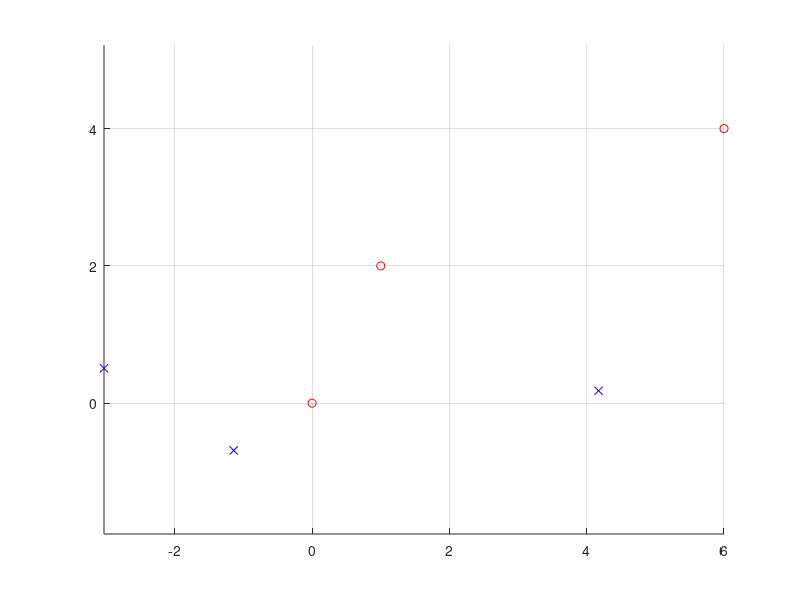

Source code (MATLAB): (Note: this script raises an error after producing the figure.)
clear all;
clc;
close all;
%%
N_0 = [0;0];
N_1 = [6;4];
N_2 = [1;2];
% N_3 = [2;5];
% N_4 = [3;1];

N = [N_0, N_1, N_2];

%% Build the symmetric squared Euclidean distance matrix
D = zeros(size(N,2), size(N,2));
for i = 1:size(N,2)
    for j = 1:size(N,2)
        D(i,j) = norm(N(:,i) - N(:,j))^2;
    end
end
%rank of G
%% Compute the Gram matrix
% The Gram matrix is defined as G = -1/2 * H * D * H
% where H = I - 1/n * 1 * 1^T
n = size(D,1);
H = eye(n) - 1/n * ones(n,n);
G = -1/2 * H * D * H;

%% Compute the eigenvalues and eigenvectors of the Gram matrix
[U, V] = eig(G);
rank(G)
% extract the eigenvectors corresponding to the eigenvalues different from 0
U = U(:,diag(V) > 1e-6);
V = V(diag(V) > 1e-6, diag(V) > 1e-6);
U 
V

P = (U * sqrt(V))'

%% Plot the points contained in the matrix N and in the matrix P
figure;
hold on;
plot(N(1,:), N(2,:), 'ro');
plot(P(1,:), P(2,:), 'bx');
hold off;
axis equal;
grid on;

%% WhereAreYou 
% Given node 0 to be the reference node, so the only node that is moving. Ve define the new node position at time t and t+1
N_0_k = [0;0];
t_k = [-1;1];
N_0_k1 = N_0_k + t_k;
t_k1 = [-1;-1];
N_0_k2 = N_0_k1 + t_k1;

% Define the new matrix N_k, N_k1 and N_k2
N_k = [N_0_k, N_1, N_2];
N_k1 = [N_0_k1, N_1, N_2];
N_k2 = [N_0_k2, N_1, N_2];



% Compute the distance matrix for the new matrices
D_k = zeros(size(N_k,2), size(N_k,2));
D_k1 = zeros(size(N_k1,2), size(N_k1,2));
D_k2 = zeros(size(N_k2,2), size(N_k2,2));

for i = 1:size(N_k,2)
    for j = 1:size(N_k,2)
        D_k(i,j) = norm(N_k(:,i) - N_k(:,j))^2;
        D_k1(i,j) = norm(N_k1(:,i) - N_k1(:,j))^2;
        D_k2(i,j) = norm(N_k2(:,i) - N_k2(:,j))^2;
    end
end

% Compute the Gram matrix for the new matrices
G_k = -1/2 * H * D_k * H;
G_k1 = -1/2 * H * D_k1 * H;
G_k2 = -1/2 * H * D_k2 * H;

% Compute P_k, P_k1 and P_k2
[U_k, V_k] = eig(G_k);
[U_k1, V_k1] = eig(G_k1);
[U_k2, V_k2] = eig(G_k2);

U_k = U_k(:,diag(V_k) > 1e-6);
V_k = V_k(diag(V_k) > 1e-6, diag(V_k) > 1e-6);
P_k = (U_k * sqrt(V_k))'

U_k1 = U_k1(:,diag(V_k1) > 1e-6);
V_k1 = V_k1(diag(V_k1) > 1e-6, diag(V_k1) > 1e-6);
P_k1 = (U_k1 * sqrt(V_k1))'

U_k2 = U_k2(:,diag(V_k2) > 1e-6);
V_k2 = V_k2(diag(V_k2) > 1e-6, diag(V_k2) > 1e-6);
P_k2 = (U_k2 * sqrt(V_k2))'

%% Center P_k in p_0k

P_k = P_k - P_k(:,1)
P_k1 = P_k1 - P_k1(:,1)
P_k2 = P_k2 - P_k2(:,1)

% % Plot P_k and P_k0
% figure;
% hold on;   
% plot(P_k(1,:), P_k(2,:), 'ro');
% plot(P_k0(1,:), P_k0(2,:), 'bx');
% hold off;
% axis equal;
% grid on;
% legend('P_k', 'P_k0');

%% Minimize the distance between P_k and P_k1
% We want to find the transformation matrix T that 
% arg min
% θ,T
% Pˆ = Pk − (R(θ)αSPk+1 + T),

% where R(θ) is the rotation matrix and T is the translation matrix

% Define the optimization variables
theta = 0;
T = [0;0];

% Define the optimization problem
S = [1,0;0,1];
P_k(:,2:3)
P_k1(:,2:3)
alpha = 1;
fun = @(x) norm(P_k(:,2:3) - ([cos(x(1)),-sin(x(1)); sin(x(1)), cos(x(1))] * alpha * S * P_k1(:,2:3) + [x(2);x(3)]), 'fro');
x0 = [theta; T];
options = optimoptions('fminunc','Display','iter','Algorithm','quasi-newton');
[x, fval] = fminunc(fun, x0, options);

% Compute the rotation matrix and the translation matrix
R = [cos(x(1)),-sin(x(1)); sin(x(1)), cos(x(1))] 
T = [x(2);x(3)]
norm(T)

if abs(norm(T) - norm(t_k)) > 1e-4
    S = [-1,0;0,1];
    fun = @(x) norm(P_k(:,2:3) - ([cos(x(1)),-sin(x(1)); sin(x(1)), cos(x(1))] * S * P_k1(:,2:3) + [x(2);x(3)]), 'fro');
    x0 = [theta; T];
    options = optimoptions('fminunc','Display','iter','Algorithm','quasi-newton');
    [x, fval] = fminunc(fun, x0, options);
end 

% Compute the rotation matrix and the translation matrix
R = [cos(x(1)),-sin(x(1)); sin(x(1)), cos(x(1))] 
T = [x(2);x(3)]
norm(T)

% find the rotazion matrix between vector T and vector t_k
% Normalize the vectors
u = T / norm(T);
v = t_k;

% Compute the angle between the vectors
% cos_theta = dot(u, v);
% theta = acos(cos_theta);
theta = atan2(v(2), v(1)) - atan2(u(2), u(1));

% Construct the rotation matrix
R_in = [cos(theta), -sin(theta); sin(theta), cos(theta)];
P_k = R_in * P_k;

% plot the results
figure;
hold on;
% plot(N_k(1,:), N_k(2,:), 'ro','MarkerSize',10);
% plot(N_k1(1,1), N_k1(2,1), 'ro','MarkerSize',10);
% plot(N_k2(1,1), N_k2(2,1), 'ro','MarkerSize',10);
plot(P_k(1,:), P_k(2,:), 'bo','MarkerSize',10);
% plot(P_k1(1,:), P_k1(2,:), 'g+','MarkerSize',10);
P_k1_new =  R_in *( R * alpha * S * P_k1 + T);
plot(P_k1_new(1,:), P_k1_new(2,:), 'k*','MarkerSize',10);
%plot(R * P_k1 + T, 'kx');
hold off;
axis equal;
grid on;
legend('N_k', 'N_k1', 'N_k2', 'P_k', 'P_k1', 'R * P_k1 + T');


%% Minimize the distance between P_k1 and P_k2
% Define the optimization variables
S = [1,0;0,1];
alpha = 1;
theta = 0;
T = [0;0];
P_k2t = P_k2 + P_k1_new(:,1);
fun = @(x) norm(P_k1_new(:,2:3) - ([cos(x(1)),-sin(x(1)); sin(x(1)), cos(x(1))] * alpha * S * P_k2(:,2:3) + [x(2);x(3)]), 'fro');
x0 = [theta; T];
options = optimoptions('fminunc','Display','iter','Algorithm','quasi-newton');
[x, fval] = fminunc(fun, x0, options);
R = [cos(x(1)),-sin(x(1)); sin(x(1)), cos(x(1))]
T = [x(2);x(3)]
norm(T-P_k1_new(:,1))

if abs(norm(T-P_k1_new(:,1)) - norm(t_k1)) > 1e-4
    S = [-1,0;0,1];
    alpha = 1;
    theta = 0;
    T = [0;0];
    P_k2t = P_k2 + P_k1_new(:,1);
    fun = @(x) norm(P_k1_new(:,2:3) - ([cos(x(1)),-sin(x(1)); sin(x(1)), cos(x(1))] * alpha * S * P_k2(:,2:3) + [x(2);x(3)]), 'fro');
    x0 = [theta; T];
    options = optimoptions('fminunc','Display','iter','Algorithm','quasi-newton');
    [x, fval] = fminunc(fun, x0, options);
    R = [cos(x(1)),-sin(x(1)); sin(x(1)), cos(x(1))]
    T = [x(2);x(3)]
    norm(T-P_k1_new(:,1))
end

% plot the results
figure;
hold on;
plot(P_k(1,:), P_k(2,:), 'ro','MarkerSize',10);
plot(P_k1_new(1,:), P_k1_new(2,:), 'bx','MarkerSize',10);
P_k2_new =  R * alpha * S * P_k2 + T;
% plot(P_k2(1,:), P_k2(2,:), 'ro','MarkerSize',10);
plot(P_k2_new(1,:), P_k2_new(2,:), 'g+','MarkerSize',10);
hold off;
axis equal;
grid on;
legend('P_k', 'P_k1_new', 'P_k2_new');

%% Mirror the points with respect the x-axis
% Define the mirror matrix
if norm(P_k2_new(:,1)-P_k1_new(:,1)-t_k1) > 1e-6
    % find the angle of rotation between t_k and t_k1
    u = t_k / norm(t_k);
    v = t_k1 / norm(t_k1);
    theta = atan2(v(2), v(1)) - atan2(u(2), u(1));
    s = sign(theta);
    M = [-1,0;0,1];
else
    M = eye(2);
end

P_k_f = M * P_k;
P_k1_f = M * P_k1_new;
P_k2_f = M * P_k2_new;

% plot the results
figure;
hold on;
plot(P_k_f(1,:), P_k_f(2,:), 'ro','MarkerSize',10);
plot(P_k1_f(1,:), P_k1_f(2,:), 'bx','MarkerSize',10);
plot(P_k2_f(1,:), P_k2_f(2,:), 'g+','MarkerSize',10);
hold off;
axis equal;
grid on;
legend('P_k', 'P_k1', 'P_k2');

figure;
hold on;
plot(N_k(1,:), N_k(2,:), 'ro','MarkerSize',10);
plot(N_k1(1,:), N_k1(2,:), 'bx','MarkerSize',10);
plot(N_k2(1,:), N_k2(2,:), 'g+','MarkerSize',10);
hold off;
axis equal;
grid on;